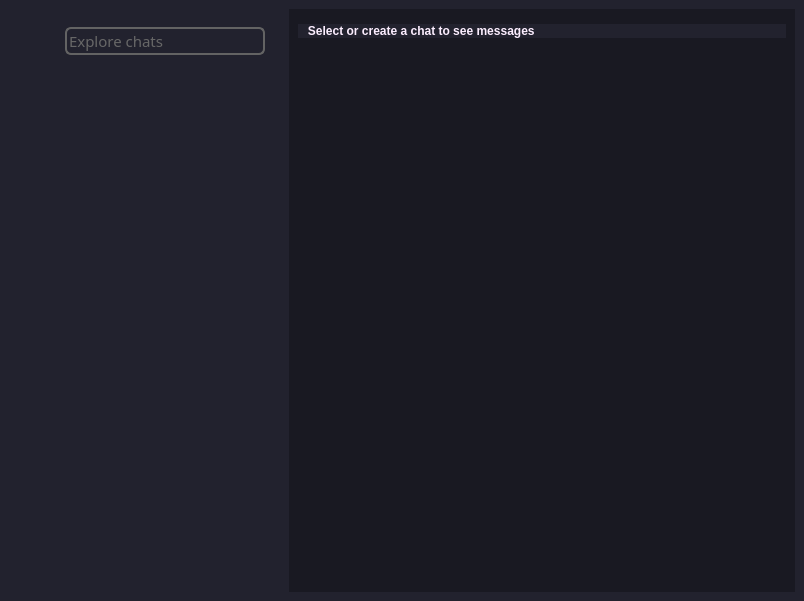
<?xml version="1.0" encoding="UTF-8"?>
<ui version="4.0">
 <class>Client</class>
 <widget class="QMainWindow" name="Client">
  <property name="geometry">
   <rect>
    <x>0</x>
    <y>0</y>
    <width>804</width>
    <height>601</height>
   </rect>
  </property>
  <property name="font">
   <font>
    <family>Montserrat</family>
    <pointsize>11</pointsize>
    <bold>true</bold>
   </font>
  </property>
  <property name="windowTitle">
   <string>Client</string>
  </property>
  <property name="styleSheet">
   <string notr="true">border:0px;

</string>
  </property>
  <widget class="QWidget" name="centralwidget">
   <property name="styleSheet">
    <string notr="true">background-color: #22222e;
</string>
   </property>
   <layout class="QHBoxLayout" name="horizontalLayout">
    <item alignment="Qt::AlignLeft">
     <widget class="QFrame" name="leftSideFrame">
      <property name="frameShape">
       <enum>QFrame::StyledPanel</enum>
      </property>
      <property name="frameShadow">
       <enum>QFrame::Raised</enum>
      </property>
      <layout class="QVBoxLayout" name="verticalLayout">
       <item>
        <widget class="QFrame" name="leftTopFrame">
         <property name="frameShape">
          <enum>QFrame::StyledPanel</enum>
         </property>
         <property name="frameShadow">
          <enum>QFrame::Raised</enum>
         </property>
         <layout class="QHBoxLayout" name="horizontalLayout_2">
          <item>
           <widget class="QPushButton" name="menu">
            <property name="enabled">
             <bool>true</bool>
            </property>
            <property name="sizePolicy">
             <sizepolicy hsizetype="Minimum" vsizetype="Ignored">
              <horstretch>0</horstretch>
              <verstretch>0</verstretch>
             </sizepolicy>
            </property>
            <property name="text">
             <string/>
            </property>
            <property name="icon">
             <iconset>
              <normaloff>../src/free-icon-user-482636.png</normaloff>../src/free-icon-user-482636.png</iconset>
            </property>
           </widget>
          </item>
          <item>
           <widget class="QLineEdit" name="search">
            <property name="font">
             <font>
              <family>Montserrat</family>
              <pointsize>11</pointsize>
             </font>
            </property>
            <property name="mouseTracking">
             <bool>true</bool>
            </property>
            <property name="styleSheet">
             <string notr="true">QLineEdit {
background-color: #22222e;
color:rgb(103, 103, 103);
border:2px solid rgb(99, 99, 99);
border-radius: 6px;
}
QLineEdit:focus{
background-color: #22222e;
border:2px solid rgb(190, 190, 190);
border-radius: 6px;
}</string>
            </property>
            <property name="text">
             <string>Explore chats</string>
            </property>
           </widget>
          </item>
         </layout>
        </widget>
       </item>
       <item>
        <widget class="QListWidget" name="dialogsList"/>
       </item>
      </layout>
     </widget>
    </item>
    <item>
     <widget class="QFrame" name="currentChatFrame">
      <property name="styleSheet">
       <string notr="true">background-color:rgb(25, 25, 34)</string>
      </property>
      <property name="frameShape">
       <enum>QFrame::StyledPanel</enum>
      </property>
      <property name="frameShadow">
       <enum>QFrame::Raised</enum>
      </property>
      <layout class="QVBoxLayout" name="verticalLayout_2">
       <item>
        <widget class="QFrame" name="currentDialogTopBar">
         <property name="sizePolicy">
          <sizepolicy hsizetype="Preferred" vsizetype="Preferred">
           <horstretch>0</horstretch>
           <verstretch>0</verstretch>
          </sizepolicy>
         </property>
         <property name="frameShape">
          <enum>QFrame::StyledPanel</enum>
         </property>
         <property name="frameShadow">
          <enum>QFrame::Raised</enum>
         </property>
        </widget>
       </item>
       <item>
        <widget class="QLabel" name="noSelectedChatsInfo">
         <property name="styleSheet">
          <string notr="true">color:rgb(252, 238, 255);
font: bold;
background-color:rgb(34, 34, 46);
border-radius: 12px;</string>
         </property>
         <property name="text">
          <string>   Select or create a chat to see messages</string>
         </property>
        </widget>
       </item>
       <item>
        <widget class="QListWidget" name="currentChatList"/>
       </item>
       <item>
        <widget class="QFrame" name="messageBar">
         <property name="frameShape">
          <enum>QFrame::StyledPanel</enum>
         </property>
         <property name="frameShadow">
          <enum>QFrame::Raised</enum>
         </property>
        </widget>
       </item>
      </layout>
     </widget>
    </item>
   </layout>
  </widget>
  <action name="action">
   <property name="text">
    <string>Выход</string>
   </property>
   <property name="font">
    <font>
     <family>Montserrat</family>
     <pointsize>10</pointsize>
    </font>
   </property>
  </action>
 </widget>
 <resources/>
 <connections/>
</ui>
